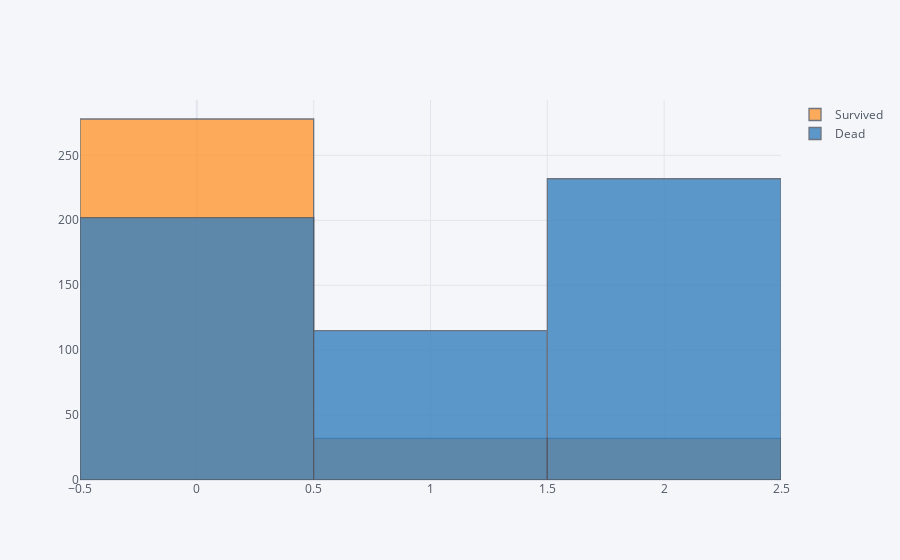

Notebook cell for this chart:
### Code cell
ntrain = 891
train = df[:ntrain]
survived = train[train['Survived'] == 1]['LowChance']
dead = train[train['Survived'] == 0]['LowChance']
df_temp1 = pd.concat([survived, dead], axis=1, keys=['Survived', 'Dead'])
df_temp1.iplot(kind='histogram')

### Figure 1 — Plotly figure (JSON) as saved in the notebook; plotly's stock layout.template omitted (floating-point values rounded to 4 significant figures; data arrays with more than 128 entries replaced by an {"elided": "..."} marker saying what was removed)
{"data": [{"histfunc": "count", "histnorm": "", "marker": {"color": "rgba(255, 153, 51, 1.0)", "line": {"color": "#4D5663", "width": 1.3}}, "name": "Survived", "opacity": 0.8, "orientation": "v", "x": {"elided": "891 float values"}, "type": "histogram"}, {"histfunc": "count", "histnorm": "", "marker": {"color": "rgba(55, 128, 191, 1.0)", "line": {"color": "#4D5663", "width": 1.3}}, "name": "Dead", "opacity": 0.8, "orientation": "v", "x": {"elided": "891 float values"}, "type": "histogram"}], "layout": {"barmode": "overlay", "legend": {"bgcolor": "#F5F6F9", "font": {"color": "#4D5663"}}, "paper_bgcolor": "#F5F6F9", "plot_bgcolor": "#F5F6F9", "title": {"font": {"color": "#4D5663"}}, "xaxis": {"gridcolor": "#E1E5ED", "showgrid": true, "tickfont": {"color": "#4D5663"}, "title": {"font": {"color": "#4D5663"}, "text": ""}, "zerolinecolor": "#E1E5ED"}, "yaxis": {"gridcolor": "#E1E5ED", "showgrid": true, "tickfont": {"color": "#4D5663"}, "title": {"font": {"color": "#4D5663"}, "text": ""}, "zerolinecolor": "#E1E5ED"}}}
